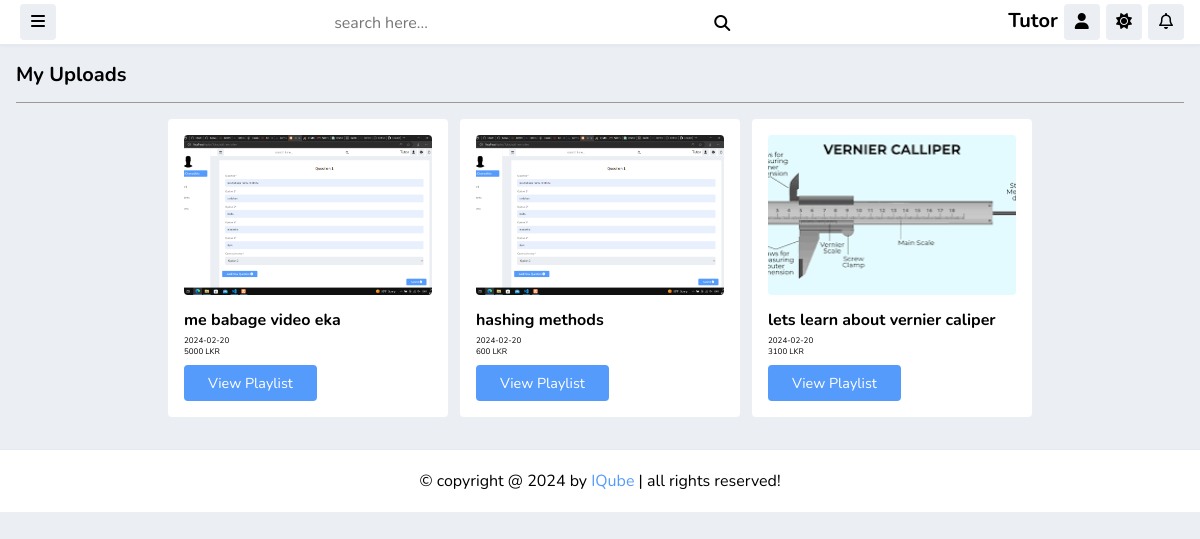
The page /Tutor/myuploads (signed in) on the database its author committed.
### tables this page shows
CREATE TABLE `video_content` (
  `video_content_id` varchar(100) NOT NULL,
  `tutor_id` varchar(10) NOT NULL,
  `name` varchar(255) NOT NULL,
  `description` varchar(512) NOT NULL,
  `video` varchar(100) NOT NULL,
  `thumbnail` varchar(100) NOT NULL,
  `price` int(5) NOT NULL,
  `covering_chapters` varchar(255) NOT NULL,
  `active` tinyint(1) NOT NULL DEFAULT 0
);

### app/models/Auth.php (called while the page is built, shortened)
<?php
 class Auth {
    public static function is_logged_in(){
        if(!empty($_SESSION['USER_DATA'])){
            return true;
        }
        return false;
    }
    public static function is_tutor(){
        if($_SESSION['USER_DATA']['role'] == 'tutor' && $_SESSION['USER_DATA']['active'] == 1){
            return true;
        }
        return false;
    }
 }

### app/lib/Core.php (called while the page is built, shortened)
<?php
class core {
    protected $currentMethod = 'index';
   public function __construct()
   {
    $url = $this->getUrl();
    if(isset($url[0])){
    if(file_exists('../app/controllers/' . ucwords($url[0]) . '.php')){
        unset($url[0]);
    }
}
    $this->currentController = new $this->currentController;
    if(isset($url[1])){
        if(method_exists($this->currentController, $url[1])){
            $this->currentMethod = strtolower($url[1]);
            unset($url[1]);
        }
    }
         $this->params = $url ? array_values($url) : [];
            call_user_func_array([$this->currentController, $this->currentMethod], $this->params);
   }
    public function getUrl(){
            $url = $_GET['url']??'Landing';
            $url = filter_var($url,FILTER_SANITIZE_URL);
            $url = explode('/',$url);
            return $url;
    }
}

### app/load.php (called while the page is built, shortened)
<?php
    require_once "models/Auth.php";
     require_once "lib/Database.php";
    require_once "lib/Controller.php";
    require_once "lib/Core.php";
$init = new Core;
?>

### public/index.php (called while the page is built, shortened)
<?php
require_once "../app/load.php";
?>

### app/lib/Database.php (called while the page is built)
<?php
class Database
{
  private function connect()
  {
    $str = DBDRIVER . ":host=" . DB_HOST . ";dbname=" . DB_NAME;
    $conn = new PDO($str, DB_USER, DB_PASS);
    return $conn;
  }
  public function query($query, $data = [], $type = 'object')
  {
    $conn = $this->connect();
    $stm = $conn->prepare($query);
    if ($stm) {
      $check = $stm->execute($data);
      if ($check) {
        if ($type == 'object') {
          $result = $stm->fetchAll(PDO::FETCH_OBJ);
        } else {
          $result = $stm->fetchAll(PDO::FETCH_ASSOC);
        }
        if (is_array($result) && count($result) > 0) {
          return $result;
        } else {
          return false;
        }
      }
    }
  }
}

### app/models/Tutors.php (called while the page is built, shortened)
<?php
class Tutors extends Model
{
    public function get_my_uploads()
    {
        $query = "SELECT video_content_id, name, thumbnail, price FROM video_content WHERE tutor_id = :tutor_id AND active = 1";
        $result_video_content=$this->query($query, ['tutor_id' => $_SESSION['USER_DATA']['tutor_id']]);
        $i=0;
        foreach($result_video_content as $video_content)
        {
            $query = "SELECT date FROM mcq_for_video WHERE video_content_id = :video_content_id";
            $result_date=$this->query($query, ['video_content_id' => $video_content->video_content_id]);
            $result_video_content[$i]->date=$result_date[0]->date;
            $i++;
        }
        return $result_video_content;
    }
}

### app/views/Tutor/myuploads.php (the view, shortened to what this page needs)
<?php $this->view('inc/header',$data) ?>
<section class="courses">
   <h1 class="heading">My Uploads</h1>
   <div class="box-container">
      <?php $courses = $data['courses']; ?>
      <?php foreach ($courses as $course) : ?>
      <div class="box">
         <img src="<?php echo URLROOT; ?>/Tutor/thumbnail/<?php echo $course->thumbnail; ?>" class="thumb" alt="">
         <h3 class="title"><?php echo $course->name; ?></h3>
         <div>
            <span><?php echo $course->date; ?></span>
            <p><?php echo $course->price; ?> LKR</p>
         </div>
         <a href="<?php echo URLROOT; ?>/playlist.php?get_id=<?php echo $course->id; ?>" class="inline-btn">view playlist</a>
      </div>
      <?php endforeach; ?>
   </div>
</section>
<?php $this->view('inc/footer') ?>
</body>
</html>

### app/controllers/Tutor.php (shortened to what this page needs)
<?php
class Tutor extends Controller
{
    public $tutor;
    public function __construct()
    {
        $this->tutor = $this->model('Tutors');
    }
    public function myuploads()
    {
        if (Auth::is_logged_in() && Auth::is_tutor()) {
            $data = [
                'title' => 'Tutor',
                'view' => 'My Uploads',
                'courses' => $this->tutor->get_my_uploads()
            ];
            $this->view('Tutor/Myuploads', $data);
        } else {
            redirect('/Login');
        }
    }
}

### app/lib/Controller.php (shortened to what this page needs)
<?php
class Controller {
    public function view($view, $data = []){
        if(file_exists('../app/views/' . $view . '.php')){
            require_once '../app/views/' . $view . '.php';
        } else {
            die('View does not exist');
        }
    }
}

### app/views/inc/header.php (shortened to what this page needs)
<!DOCTYPE html>
<html lang="en">
<head>
    <?php if (Auth::is_logged_in()) {
        $role = $_SESSION['USER_DATA']['role'];
    } else $role = ""; ?>
    <link rel="stylesheet" href="https://cdnjs.cloudflare.com/ajax/libs/font-awesome/6.2.0/css/all.min.css">
    <link rel="stylesheet" href="<?php echo URLROOT; ?>/assets/css/styles.css">
</head>
<body>
    <?php if (Auth::is_logged_in() && Auth::is_tutor()) { ?>
        <header class="header" style="z-index: 1500;">
            <section class="flex">
                <div class="icons">
                    <div id="menu-btn" class="fas fa-bars"></div>
                </div>
                <form action="search_page.php" method="post" class="search-form">
                    <input type="text" name="search" placeholder="search here..." required maxlength="100">
                    <button type="submit" class="fas fa-search" name="search_btn"></button>
                </form>
                <div class="icons">
                    <a href="dashboard.php" class="logo"><?php echo  ucfirst($role); ?></a>
                    <div id="user-btn" class="fas fa-user"></div>
                    <div id="toggle-btn" class="fas fa-sun"></div>
                    <div id="notification-btn" class="fa-regular fa-bell"></div>
                </div>
            </section>
        </header>
    <?php } ?>

### app/views/inc/footer.php (shortened to what this page needs)
<footer class="footer">
<?php if(Auth::is_logged_in()){?>
   &copy; copyright @ <?= date('Y'); ?> by <span>IQube</span> | all rights reserved!
   <?php }?>
</footer>

### public/assets/css/styles.css (style rules this page uses)
:root { --main-color: #559bfb; --color2: #816bff; --color3: #2c3782; --white: #fff; --color4: #000000; --light-color: #545454; --light-bg: #ebeef2; --border: 1px solid #e5e9f2; }
* { font-family: 'Nunito', sans-serif; margin: 0; padding: 0; box-sizing: border-box; outline: none; border: none; text-decoration: none; }
html { font-size: 50%; overflow-x: hidden; }
body { background-color: var(--light-bg); padding-left: 30rem; }
section { padding: 2rem; max-width: 1200px; margin: 0 auto; }
.btn, .option-btn, .delete-btn, .inline-btn, .inline-option-btn, .inline-delete-btn { border-radius: .5rem; padding: 1rem 3rem; font-size: 1.8rem; color: #fff; margin-top: 1rem; text-transform: capitalize; cursor: pointer; text-align: center; }
.inline-btn, .inline-option-btn, .inline-delete-btn { display: inline-block; }
.btn, .inline-btn { background-color: var(--main-color); }
.heading { padding-bottom: 1.8rem; border-bottom: 1px solid rgb(157, 153, 153); font-size: 2.5rem; color: var(--color4); text-transform: capitalize; margin-bottom: 2rem; }
.header { background-color: var(--white); border-bottom: var(--border); position: sticky; top: 0; left: 0; right: 0; z-index: 1000; box-shadow: 0 1px 3px 0 rgba(54,74,99,.05); }
.header .flex { padding: 0.5rem 2rem; position: relative; display: flex; align-items: center; justify-content: space-between; }
.header .flex .logo { font-size: 2.5rem; color: var(--color4); font-weight: bolder; }
.header .flex .search-form { width: 50rem; border-color: #000000; display: flex; align-items: center; gap: 2rem; padding: 2px; margin-top: 2px; }
.header .flex .search-form input { width: 100%; background: none; font-size: 2rem; color: var(--color4); }
.header .flex .search-form button { font-size: 2rem; color: var(--color4); cursor: pointer; background: none; }
.header .flex .icons div { font-size: 2rem; color: var(--color4); border-radius: .5rem; height: 4.5rem; cursor: pointer; width: 4.5rem; line-height: 4.4rem; background-color: var(--light-bg); text-align: center; margin-left: .5rem; }
.footer { bottom: 0; right: 0; left: 0; background-color: var(--white); border-top: var(--border); padding: 2.5rem 2rem; text-align: center; color: var(--color4); font-size: 2rem; margin-top: 2rem; z-index: 1000; }
.footer span { color: var(--main-color); }
@media (max-width:1200px) { body { padding-left: 0; } }
.courses .box-container { display: grid; grid-template-columns: repeat(auto-fit, 35rem); gap: 1.5rem; align-items: flex-start; justify-content: center; }
.courses .box-container .box { border-radius: .5rem; background-color: var(--white); padding: 2rem; }
.courses .box-container .box .thumb { width: 100%; border-radius: .5rem; height: 20rem; object-fit: cover; margin-bottom: .3rem; }
.courses .box-container .box .title { font-size: 2rem; color: var(--black); margin-top: .5rem; padding: .5rem 0; }

### rows shown on the page
video_content: thumbnail (picture), name "me babage video eka", date "2024-02-20", price "5000"
video_content: thumbnail (picture), name "hashing methods", date "2024-02-20", price "600"
video_content: thumbnail (picture), name "lets learn about vernier caliper", date "2024-02-20", price "3100"

### other values the page prints
$role "Tutor"
